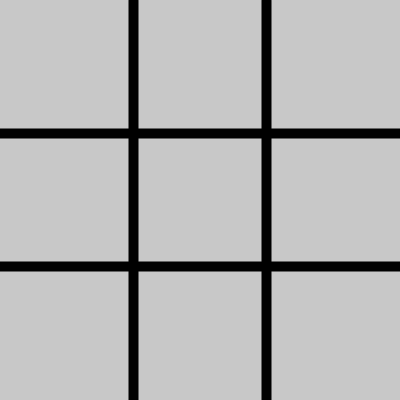
Frame 1 (no input)
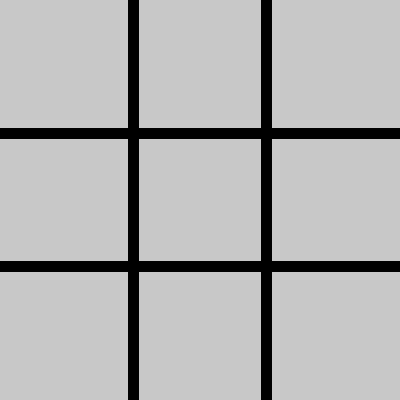
Frame 60 (the mouse pressed at the canvas centre just before this capture)
Frame 120 (the mouse held since frame 60 and released just before this capture): identical to frame 60, image omitted

The Processing sketch that drew these frames (run headless with seeded random() and noise(); from frame 60 on, the mouse is pressed at the canvas centre):

// Processing sketch: TicTacToe
// ── TicTacToe.pde
String[][] gameBoard = {
{" "," "," "}, 
{" "," "," "}, 
{" "," "," "}};
void setup(){
  size(400,400);
  background(200,200,200);
}
void draw(){
  drawGameboard();
}
void drawGameboard(){
  strokeWeight(10);
  line(133, 0, 133, 400);
  line(266, 0, 266, 400);
  line(0, 133, 400, 133);
  line(0, 266, 400, 266);
}
void mouseClicked(){
  println("Clicked");
  if(mouseX<=133){
    if(mouseY<=133){
      line(0,0,133,133);
    }
    line(0,133,133,0);
  }
  if(mouseX>=133){
    if(mouseY<=133){
      line(266, 0, 133, 133);
    }
    line(133, 0, 266, 133);
  }
  if(mouseX>=266){
    if(mouseY<=133){
      line(400, 0, 266, 133);
    }
    line(266, 0, 400,133);
  }
  if(mouseX<=133){
    if(mouseY>=133 && mouseY<=266){
      line(0,133,133,266);
    }
    line(0,266,133,133);
  }
}
